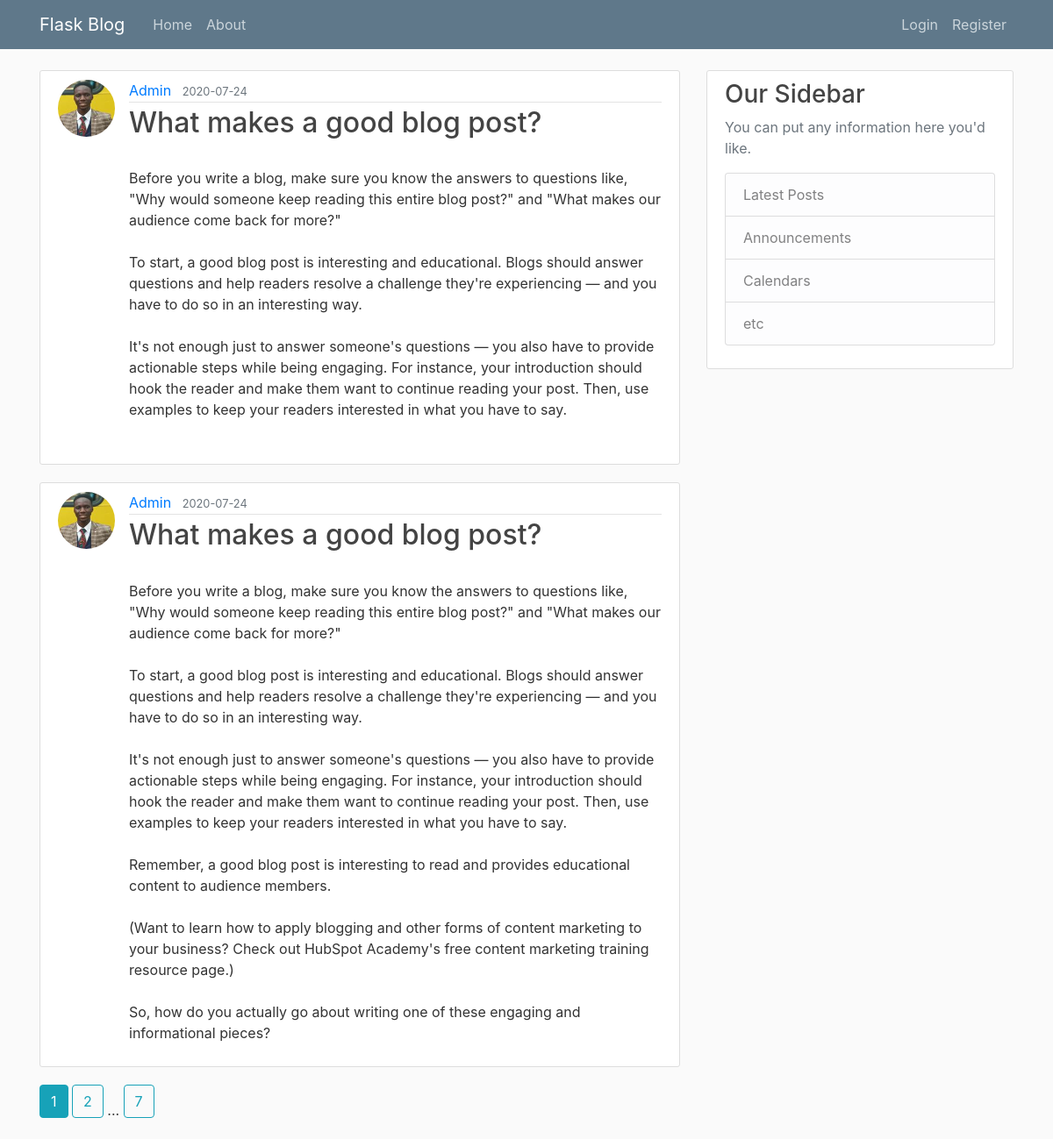
The page /home on the database its author committed.
### flaskblog/models.py (models this page shows, shortened)
class Post(db.Model):
    id = db.Column(db.Integer, primary_key = True)
    title = db.Column(db.String(100), nullable=False)
    date_posted = db.Column(db.DateTime, nullable=False, default=datetime.utcnow)
    content = db.Column(db.Text, nullable = False)
    user_id = db.Column(db.Integer, db.ForeignKey('user.id'), nullable=False)

class User(db.Model, UserMixin):
    id = db.Column(db.Integer, primary_key = True)
    username = db.Column(db.String(20), unique = True, nullable = False)
    email = db.Column(db.String(120), unique = True, nullable = False)
    image_file = db.Column(db.String(20), nullable = False, default = 'default.jpg')
    password = db.Column(db.String(60),  nullable = False)
    posts = db.relationship('Post', backref='author', lazy = True)

### flaskblog/main/routes.py (the view)
@main.route("/")
@main.route("/home")
def home():
    page = request.args.get('page', 1, type=int)
    posts = Post.query.order_by(Post.date_posted.desc()).paginate(page=page, per_page=2)
    return render_template('home.html', posts=posts)

### flaskblog/templates/home.html
{% extends 'layout.html' %}
{% block content %}
    {% for post in posts.items %}
        <article class="media content-section">
            <img class="rounded-circle article-img" src="{{ url_for('static', filename='profile_pics/' + post.author.image_file ) }}">
            <div class="media-body">
                <div class="article-metadata">
                    <a class="mr-2" href="{{url_for('users.user_posts', username=post.author.username)}}">
                        {{ post.author.username }}
                    </a>
                    <small class="text-muted">
                        {{ post.date_posted.strftime('%Y-%m-%d')}}
                    </small>
                </div>
                <h2>
                    <a class="article-title" href="{{ url_for('posts.post', post_id=post.id) }}">
                        {{ post.title }}
                    </a>
                </h2>
                <p class="article-content">
                    {{ post.content }}
                </p>
            </div>
        </article>
    {%endfor%}
    {% for page_num in posts.iter_pages(left_edge=1, right_edge=1, left_current=1, right_current=2) %}
        {% if page_num %}
            {% if posts.page == page_num %}
                <a class="btn btn-info mb-4 "href="{{url_for('main.home', page=page_num)}}">
                    {{ page_num }}</a>
            {% else %}
            <a class="btn btn-outline-info mb-4 "href="{{url_for('main.home', page=page_num)}}">
                {{ page_num }}</a>
            {% endif %}
            {% else %}
                ...
        {% endif %}
    {% endfor %}
{% endblock content %}

### flaskblog/static/css/main.css (style rules this page uses)
body { background: #fafafa; color: #333333; margin-top: 5rem; }
h1, h2, h3, h4, h5, h6 { color: #444444; }
.content-section { background: #ffffff; padding: 10px 20px; border: 1px solid #dddddd; border-radius: 3px; margin-bottom: 20px; }
.article-title { color: #444444; }
.article-content { white-space: pre-line; }
.article-img { height: 65px; width: 65px; margin-right: 16px; }
.article-metadata { padding-bottom: 1px; margin-bottom: 4px; border-bottom: 1px solid #e3e3e3 }

### rows shown on the page
Post: image_file (picture), author.username "Admin", date_posted "2020-07-24", title "What makes a good blog post?", content "Before you write a blog, make sure you know the answers to questions like, \"Why would someone keep reading this entire blog post?\" and \"What makes our audience come back for more?\" To start, a good blog post is interesting and educational. Blogs should answer questions and help readers resolve a challenge they're experiencing — and you have to do so in an interesting way. It's not enough just to answer someone's questions — you also have to provide actionable steps while being engaging. For instance, your introduction should hook the reader and make them want to continue reading your post. Then, use examples to keep your readers interested in what you have to say."
Post: image_file (picture), author.username "Admin", date_posted "2020-07-24", title "What makes a good blog post?", content "Before you write a blog, make sure you know the answers to questions like, \"Why would someone keep reading this entire blog post?\" and \"What makes our audience come back for more?\" To start, a good blog post is interesting and educational. Blogs should answer questions and help readers resolve a challenge they're experiencing — and you have to do so in an interesting way. It's not enough just to answer someone's questions — you also have to provide actionable steps while being engaging. For instance, your introduction should hook the reader and make them want to continue reading your post. Then, use examples to keep your readers interested in what you have to say. Remember, a good blog post…"

### other values the page prints
{{ page_num }} "1"
{{ page_num }} "2" "7"
